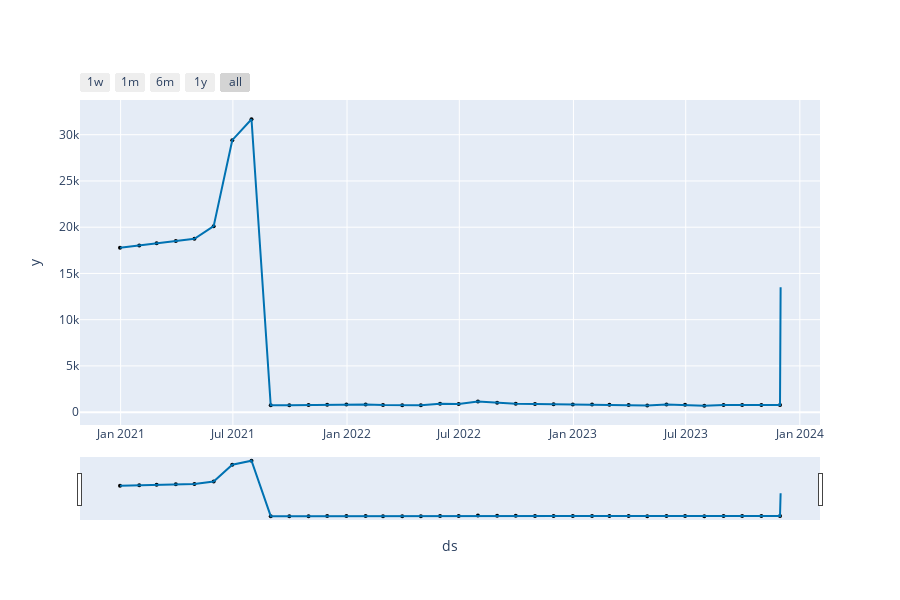

Notebook cell for this chart:
### Code cell
from prophet.plot import plot_plotly
import pandas as pd
from prophet import Prophet


def prophet_forecast_model(df: pd.DataFrame, key):
    tmp = df[[key, "Sales_Period"]].copy()
    tmp = tmp.set_index("Sales_Period")
    tmp = tmp.reset_index()[["Sales_Period", key]].rename(
        columns={"Sales_Period": "ds", key: "y"}
    )
    model = Prophet(
        # seasonality_mode="multiplicative",
        # weekly_seasonality=True,
        yearly_seasonality=25,
        # seasonality_prior_scale=30,
    )
    return model.fit(tmp)


def get_prediction(model: Prophet, number_of_months):
    future_dates = model.make_future_dataframe(periods=number_of_months, freq="MS")
    predictions = model.predict(future_dates)
    return predictions


reference_ids = anomalies()
# for i in reference_ids:
id = reference_ids[0]
print(id)
data = list(new_sales_collection.find({"Reference_Full_ID": id}))
df = pd.DataFrame(data)
model = prophet_forecast_model(df, "Monthly_Sales")
forecast = get_prediction(model, 1)
plot_plotly(model, forecast)
# break
"""
in this example there are gaps in 
- Weekday_Delivery_Sales
- Weekend_Store_Sales
- Weekend_Delivery_Sales
"""
